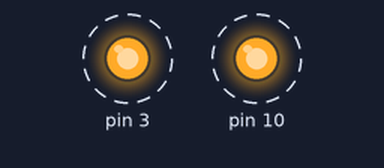
A sketch run on a simulated Arduino Uno, built with avr-gcc and run on an emulated ATmega328P. Shown: output pins drawn as LEDs (lit = HIGH). Dashed ring = blinking.

Above: at 5.2 s.
Timing chart, 0 to 8.0 s (numbered marks = the images above):
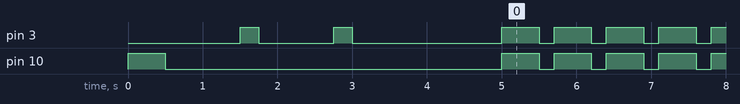

The sketch:

3.25_Controlling_Digital_Output_II.ino
```cpp
void setup()
{
	pinMode(3, OUTPUT);
	pinMode(10, OUTPUT);
	digitalWrite(10, HIGH);
	delay(500);
	digitalWrite(10, LOW);
	delay(1000);
	digitalWrite(3, HIGH);
	delay(250);
	digitalWrite(3,LOW);
	delay(1000);
	digitalWrite(3, HIGH);
	delay(250);
	digitalWrite(3,LOW);
	delay(2000);


}

void loop()
{
	digitalWrite(3,HIGH);
	digitalWrite(10,HIGH);
	delay(500);
	digitalWrite(3,LOW);
	digitalWrite(10,LOW);
	delay(200);

}
```

Measured:
- by itself, pin 3: goes LOW 1.0 s, HIGH 0.25 s, LOW 2.0 s, 178 × (HIGH 0.50 s, LOW 0.20 s), then HIGH
- by itself, pin 10: repeats every 0.70 s: HIGH 0.50 s, LOW 0.20 s
